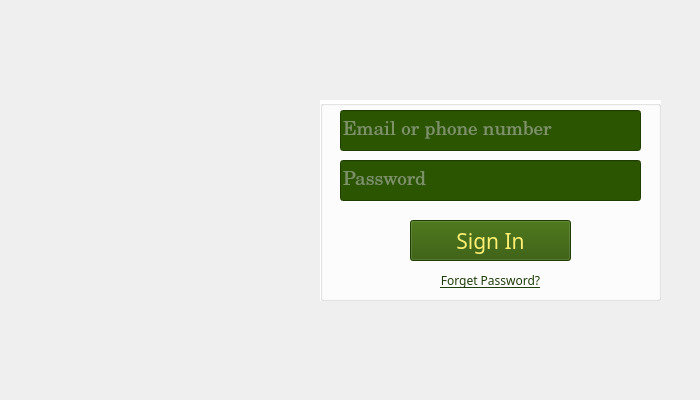
<?xml version="1.0" encoding="UTF-8"?>
<ui version="4.0">
 <class>MainWindow</class>
 <widget class="QMainWindow" name="MainWindow">
  <property name="geometry">
   <rect>
    <x>0</x>
    <y>0</y>
    <width>700</width>
    <height>400</height>
   </rect>
  </property>
  <property name="minimumSize">
   <size>
    <width>700</width>
    <height>400</height>
   </size>
  </property>
  <property name="maximumSize">
   <size>
    <width>700</width>
    <height>400</height>
   </size>
  </property>
  <property name="windowTitle">
   <string>MainWindow</string>
  </property>
  <widget class="QWidget" name="centralwidget">
   <widget class="QLabel" name="label">
    <property name="geometry">
     <rect>
      <x>0</x>
      <y>0</y>
      <width>701</width>
      <height>401</height>
     </rect>
    </property>
    <property name="text">
     <string/>
    </property>
    <property name="pixmap">
     <pixmap>../../images/SignIn.png</pixmap>
    </property>
    <property name="scaledContents">
     <bool>true</bool>
    </property>
   </widget>
   <widget class="QGroupBox" name="groupBox">
    <property name="geometry">
     <rect>
      <x>320</x>
      <y>100</y>
      <width>341</width>
      <height>201</height>
     </rect>
    </property>
    <property name="styleSheet">
     <string notr="true">background-color: rgb(255, 255, 255);
border-color: rgb(255, 255, 255);

</string>
    </property>
    <property name="title">
     <string/>
    </property>
    <widget class="QLineEdit" name="lineEditEmail">
     <property name="geometry">
      <rect>
       <x>20</x>
       <y>10</y>
       <width>301</width>
       <height>41</height>
      </rect>
     </property>
     <property name="font">
      <font>
       <family>Century Schoolbook</family>
       <pointsize>14</pointsize>
       <weight>50</weight>
       <italic>false</italic>
       <bold>false</bold>
      </font>
     </property>
     <property name="styleSheet">
      <string notr="true">background-color: rgb(44, 85, 0);
font: 14pt &quot;Century Schoolbook&quot;;
color: rgb(208, 208, 208);
</string>
     </property>
     <property name="text">
      <string/>
     </property>
     <property name="placeholderText">
      <string>Email or phone number</string>
     </property>
    </widget>
    <widget class="QLineEdit" name="lineEditPassword">
     <property name="geometry">
      <rect>
       <x>20</x>
       <y>60</y>
       <width>301</width>
       <height>41</height>
      </rect>
     </property>
     <property name="font">
      <font>
       <family>Century Schoolbook</family>
       <pointsize>14</pointsize>
       <weight>50</weight>
       <italic>false</italic>
       <bold>false</bold>
      </font>
     </property>
     <property name="styleSheet">
      <string notr="true">background-color: rgb(44, 85, 0);
font: 14pt &quot;Century Schoolbook&quot;;
color: rgb(208, 208, 208);</string>
     </property>
     <property name="text">
      <string/>
     </property>
     <property name="echoMode">
      <enum>QLineEdit::Password</enum>
     </property>
     <property name="placeholderText">
      <string>Password</string>
     </property>
    </widget>
    <widget class="QPushButton" name="pushButtonSignIn">
     <property name="geometry">
      <rect>
       <x>90</x>
       <y>120</y>
       <width>161</width>
       <height>41</height>
      </rect>
     </property>
     <property name="font">
      <font>
       <family>Berlin Sans FB</family>
       <pointsize>16</pointsize>
       <weight>50</weight>
       <italic>false</italic>
       <bold>false</bold>
      </font>
     </property>
     <property name="cursor">
      <cursorShape>PointingHandCursor</cursorShape>
     </property>
     <property name="styleSheet">
      <string notr="true">background-color: rgb(44, 85, 0);
color: rgb(255, 239, 114);</string>
     </property>
     <property name="text">
      <string>Sign In</string>
     </property>
    </widget>
    <widget class="QPushButton" name="pushButtonForgetPass">
     <property name="geometry">
      <rect>
       <x>100</x>
       <y>170</y>
       <width>141</width>
       <height>20</height>
      </rect>
     </property>
     <property name="font">
      <font>
       <family>Lao MN</family>
       <underline>true</underline>
      </font>
     </property>
     <property name="cursor">
      <cursorShape>PointingHandCursor</cursorShape>
     </property>
     <property name="styleSheet">
      <string notr="true">
QPushButton {
    background-color: transparent;
    border: none;                
    color: #1e3d08;                
    text-decoration: underline;   
}
QPushButton:hover {
    color: red;                
}</string>
     </property>
     <property name="text">
      <string>Forget Password?</string>
     </property>
    </widget>
   </widget>
  </widget>
 </widget>
 <resources/>
 <connections/>
</ui>
